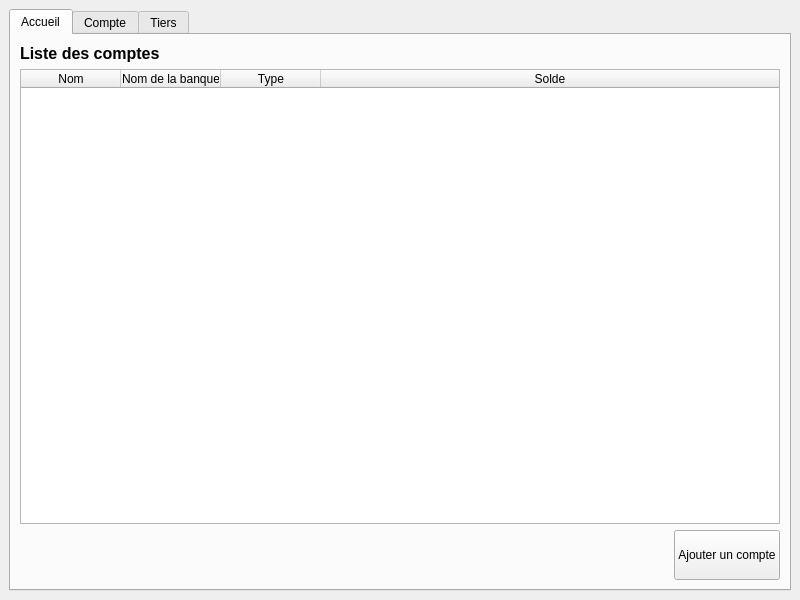
<?xml version="1.0" encoding="UTF-8"?>
<ui version="4.0">
 <class>MainWindow</class>
 <widget class="QMainWindow" name="MainWindow">
  <property name="geometry">
   <rect>
    <x>0</x>
    <y>0</y>
    <width>800</width>
    <height>600</height>
   </rect>
  </property>
  <property name="minimumSize">
   <size>
    <width>1</width>
    <height>0</height>
   </size>
  </property>
  <property name="windowTitle">
   <string>MainWindow</string>
  </property>
  <widget class="QWidget" name="centralwidget">
   <property name="sizePolicy">
    <sizepolicy hsizetype="Expanding" vsizetype="Expanding">
     <horstretch>0</horstretch>
     <verstretch>0</verstretch>
    </sizepolicy>
   </property>
   <layout class="QVBoxLayout" name="verticalLayout_2">
    <item>
     <widget class="QTabWidget" name="tabWidget">
      <property name="tabPosition">
       <enum>QTabWidget::North</enum>
      </property>
      <property name="tabShape">
       <enum>QTabWidget::Rounded</enum>
      </property>
      <property name="currentIndex">
       <number>0</number>
      </property>
      <widget class="QWidget" name="tab_3">
       <attribute name="title">
        <string>Accueil</string>
       </attribute>
       <layout class="QVBoxLayout" name="verticalLayout_4">
        <item>
         <widget class="QLabel" name="label">
          <property name="text">
           <string>&lt;html&gt;&lt;head/&gt;&lt;body&gt;&lt;p&gt;&lt;span style=&quot; font-size:12pt; font-weight:600;&quot;&gt;Liste des comptes&lt;/span&gt;&lt;/p&gt;&lt;/body&gt;&lt;/html&gt;</string>
          </property>
         </widget>
        </item>
        <item>
         <widget class="QTableWidget" name="tableComptes">
          <property name="columnCount">
           <number>4</number>
          </property>
          <attribute name="horizontalHeaderStretchLastSection">
           <bool>true</bool>
          </attribute>
          <column>
           <property name="text">
            <string>Nom</string>
           </property>
          </column>
          <column>
           <property name="text">
            <string>Nom de la banque</string>
           </property>
          </column>
          <column>
           <property name="text">
            <string>Type</string>
           </property>
          </column>
          <column>
           <property name="text">
            <string>Solde</string>
           </property>
          </column>
         </widget>
        </item>
        <item>
         <layout class="QVBoxLayout" name="verticalLayout_5">
          <item alignment="Qt::AlignRight">
           <widget class="QPushButton" name="ajout_compte">
            <property name="sizePolicy">
             <sizepolicy hsizetype="Minimum" vsizetype="Minimum">
              <horstretch>0</horstretch>
              <verstretch>0</verstretch>
             </sizepolicy>
            </property>
            <property name="minimumSize">
             <size>
              <width>100</width>
              <height>50</height>
             </size>
            </property>
            <property name="text">
             <string>Ajouter un compte</string>
            </property>
           </widget>
          </item>
         </layout>
        </item>
       </layout>
      </widget>
      <widget class="QWidget" name="tab">
       <property name="sizePolicy">
        <sizepolicy hsizetype="Expanding" vsizetype="Expanding">
         <horstretch>0</horstretch>
         <verstretch>0</verstretch>
        </sizepolicy>
       </property>
       <attribute name="title">
        <string>Compte</string>
       </attribute>
       <layout class="QFormLayout" name="formLayout_2">
        <item row="0" column="1">
         <widget class="QLabel" name="label_compte">
          <property name="sizePolicy">
           <sizepolicy hsizetype="Minimum" vsizetype="Fixed">
            <horstretch>0</horstretch>
            <verstretch>0</verstretch>
           </sizepolicy>
          </property>
          <property name="text">
           <string>&lt;html&gt;&lt;head/&gt;&lt;body&gt;&lt;p&gt;&lt;span style=&quot; font-size:12pt; font-weight:600;&quot;&gt;Nom du compte&lt;/span&gt;&lt;/p&gt;&lt;/body&gt;&lt;/html&gt;</string>
          </property>
         </widget>
        </item>
        <item row="1" column="1">
         <widget class="QTableWidget" name="Compte">
          <property name="columnCount">
           <number>3</number>
          </property>
          <attribute name="horizontalHeaderVisible">
           <bool>false</bool>
          </attribute>
          <attribute name="horizontalHeaderCascadingSectionResizes">
           <bool>false</bool>
          </attribute>
          <attribute name="horizontalHeaderStretchLastSection">
           <bool>true</bool>
          </attribute>
          <attribute name="verticalHeaderVisible">
           <bool>false</bool>
          </attribute>
          <column>
           <property name="text">
            <string>Nom</string>
           </property>
          </column>
          <column>
           <property name="text">
            <string>Catégorie</string>
           </property>
          </column>
          <column>
           <property name="text">
            <string>Date du dernier paiement</string>
           </property>
          </column>
         </widget>
        </item>
        <item row="2" column="1">
         <layout class="QVBoxLayout" name="verticalLayout_3">
          <item alignment="Qt::AlignRight|Qt::AlignVCenter">
           <widget class="QPushButton" name="pushButton">
            <property name="sizePolicy">
             <sizepolicy hsizetype="Minimum" vsizetype="Minimum">
              <horstretch>0</horstretch>
              <verstretch>0</verstretch>
             </sizepolicy>
            </property>
            <property name="minimumSize">
             <size>
              <width>100</width>
              <height>50</height>
             </size>
            </property>
            <property name="text">
             <string>Ajouter une nouvelle opération</string>
            </property>
           </widget>
          </item>
         </layout>
        </item>
       </layout>
      </widget>
      <widget class="QWidget" name="tab_2">
       <attribute name="title">
        <string>Tiers</string>
       </attribute>
       <layout class="QVBoxLayout" name="verticalLayout">
        <item>
         <widget class="QTableWidget" name="tableTiers">
          <property name="columnCount">
           <number>3</number>
          </property>
          <attribute name="horizontalHeaderShowSortIndicator" stdset="0">
           <bool>false</bool>
          </attribute>
          <attribute name="horizontalHeaderStretchLastSection">
           <bool>true</bool>
          </attribute>
          <column>
           <property name="text">
            <string>Nom</string>
           </property>
          </column>
          <column>
           <property name="text">
            <string>Catégorie</string>
           </property>
          </column>
          <column>
           <property name="text">
            <string>Payé le</string>
           </property>
          </column>
         </widget>
        </item>
        <item alignment="Qt::AlignRight">
         <widget class="QPushButton" name="ajout_tier">
          <property name="enabled">
           <bool>true</bool>
          </property>
          <property name="sizePolicy">
           <sizepolicy hsizetype="Fixed" vsizetype="Fixed">
            <horstretch>0</horstretch>
            <verstretch>0</verstretch>
           </sizepolicy>
          </property>
          <property name="text">
           <string>Ajouter un tier</string>
          </property>
         </widget>
        </item>
       </layout>
      </widget>
     </widget>
    </item>
   </layout>
  </widget>
 </widget>
 <resources/>
 <connections/>
</ui>
